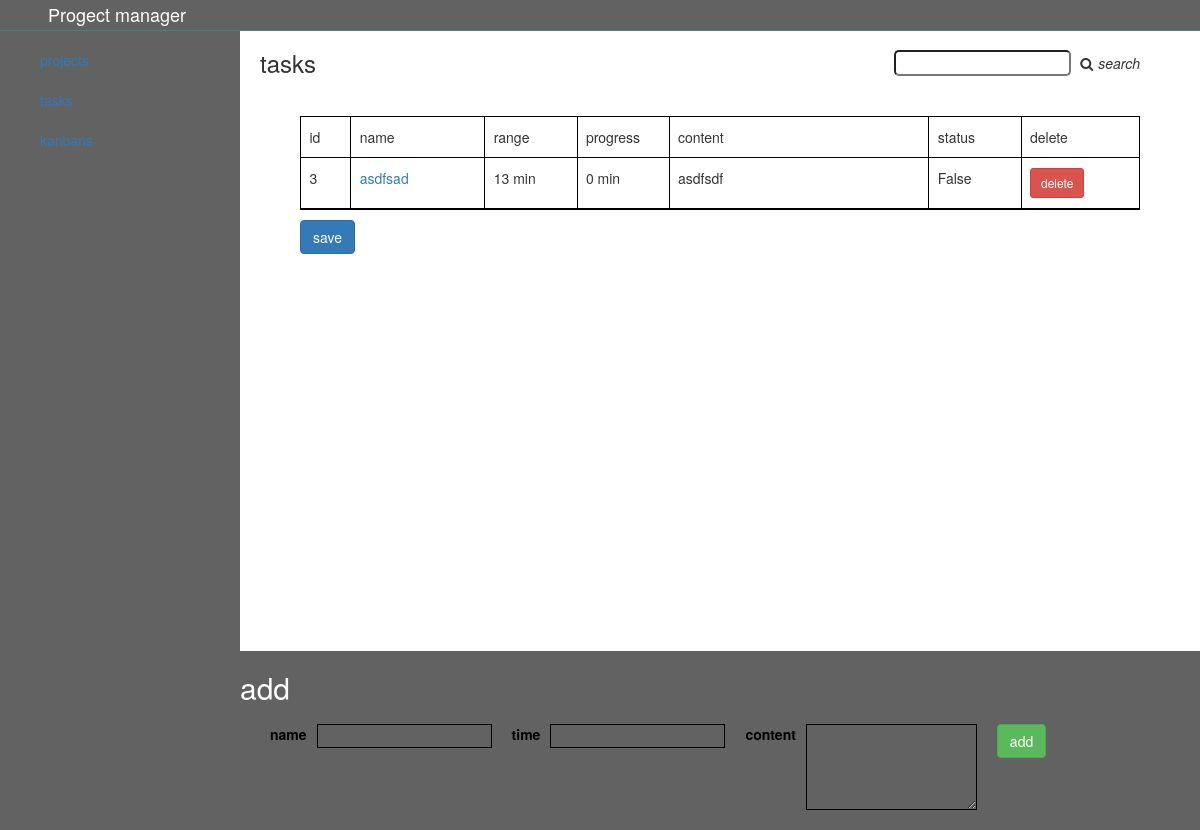
The page /taskHub/5 on the database as committed earlier.
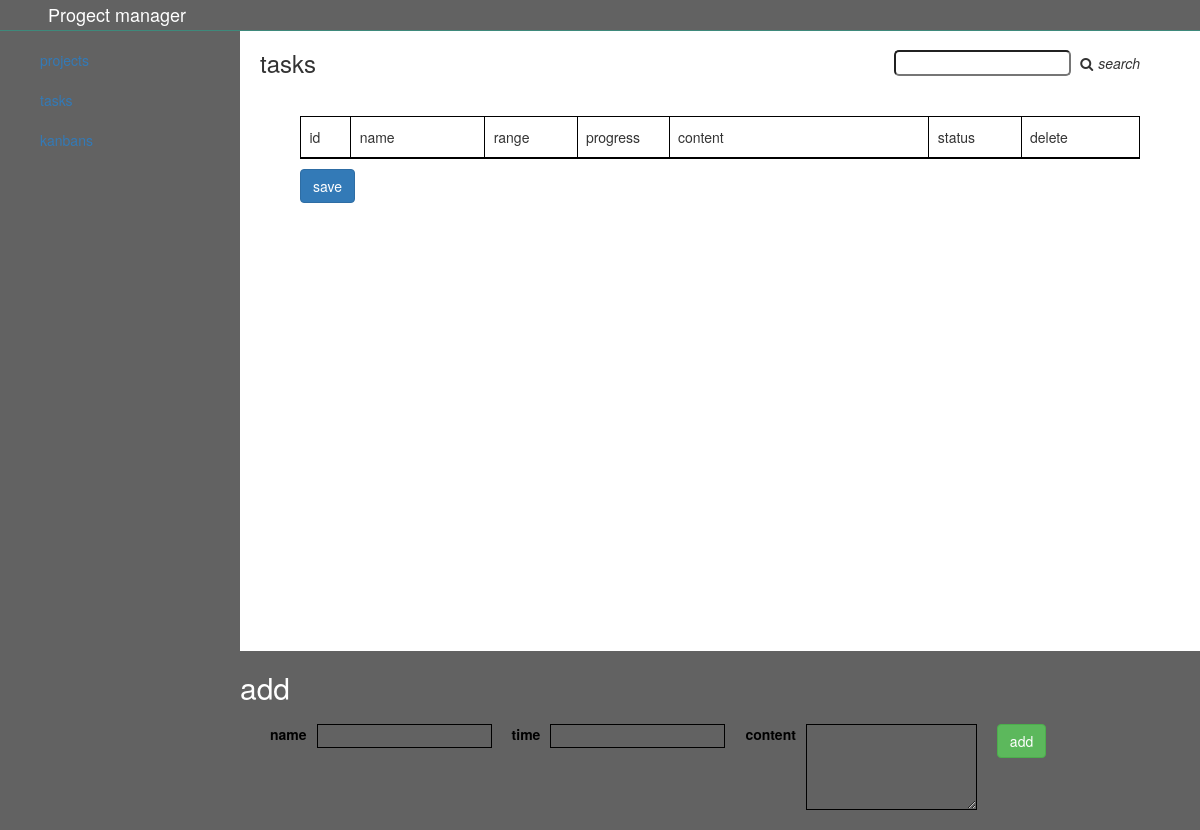
The same page on the database as committed later.
### app.py (models this page shows, shortened)
class Task(db.Model):
    id = db.Column(db.Integer, primary_key=True)
    name = db.Column(db.String(1000), nullable=False)
    content = db.Column(db.String(1000),nullable=False)
    t_range = db.Column(db.Integer, nullable=False)
    progress = db.Column(db.Integer, nullable=False, default=0)
    date = db.Column(db.DateTime,default=datetime.utcnow)
    status = db.Column(db.Boolean, default=False)
    hub_id = db.Column(db.Integer, db.ForeignKey('taskhub.id'), nullable= False)

### app.py (the view)
@app.route('/taskHub/<int:id>', methods = ['GET','POST'])
def taskHub(id):
    if Taskhub.query.get(id):
        tasks = Taskhub.query.get(id).tasks
    else:
        tasks = ''
    return render_template('taskhub.html', tasks=tasks, id = id)

### templates/taskhub.html
{% extends 'base.html' %}
{% block body %}
<div class="main">
    <div class="taskhub-header">
        <h3>tasks</h3>
        <div class="search">
            <input type="text" class="taskName">
            <i class="fa fa-search"></i><i>search</i>
        </div>
    </div>
    <div class="tasks">
        <form method='post' action='/saveTask/{{id}}'>
            <ul>
                <li>
                    <p class="no">id</p>
                    <p class="name">name</p>
                    <p class="range">range</p>
                    <p class="pro">progress</p>
                    <p class="content">content</p>
                    <p class="status">status</p>
                    <p class="delete">delete</p>
                </li>
                {% for task in tasks%}
                <li {% if task.status == True %} class='success'{% endif %}>
                    <p class="no">{{ task.id }}</p>
                    <p class="name"><a href="/task/{{task.id}}">{{ task.name }}</a></p>
                    <p class="range">{{ task.t_range }} min</p>
                    <p class="pro">{{ task.progress }} min</p>
                    <p class="content">{{ task.content }}</p>
                    <p class="status">{{ task.status }}</p>
                    <p class="delete">
                        <a href="/deleteTask/{{task.id}}" class="btn btn-danger btn-sm">delete</a>
                    </p>
                </li>
                {% endfor %}
            </ul>
            <div>
                <button class="btn btn-primary" type='submit'> save </button>
            </div>
        </form>
    </div>
    <div class="addTask">
       <h2>add</h2>
        <form method='post' action='/addTask/{{id}}'>
            <div>
                <label for="name">name</label>
                <input id='name' type="text" name='name' class="taskName">
            </div>
            <div>
                <label for="t_range">time</label>
                <input id='t_range' type="number" name='t_range' class="taskName">
            </div>
            <div>
                <label for="content">content</label>
                <textarea name="content" id="content" rows="4"></textarea>
            </div>
            <div>
                <button type='submit' class="btn btn-success">add</button>
            </div>
        </form>
    </div>
</div>
</div>
{% endblock %}

### templates/base.html (shortened to what this page needs)
<!doctype html>
<html lang="en">
<head>
    <link rel="stylesheet" href="../static/lib/bootstrap/css/bootstrap.css">
    <link rel="stylesheet" href="../static/lib/font-awesome/css/font-awesome.min.css">
    <link rel="stylesheet" href="../static/css/style.css">
</head>
<body>
        <header>
            <h2>Progect manager</h2>
        </header>
        <div class="main-cont">
            <div class="dashboard">
                <ul>
                    <li><a href="/">projects</a></li>
                    <li><a href="/">tasks</a></li>
                    <li><a href="/">kanbans</a></li>
                </ul>
            </div>
{% block body %}
{% endblock %}
</body>
</html>

### static/css/style.css (style rules this page uses)
header { margin-bottom: 30px; }
header h2 { margin: 0; padding: 5px 4%; font-size: 18px; position: fixed; left: 0; top: 0; width: 100%; background: #626262; color: white; border-bottom: 1px solid #3e897b; z-index: 1; }
.main-cont { display: flex; }
.main-cont .dashboard { width: 20%; background: #626262; height: 100vh; }
.main-cont .dashboard ul { list-style: none; position: fixed; height: 100%; left: 0; width: 20%; background: #626262; height: 100vh; }
.main-cont .dashboard ul li { margin: 20px 0; }
.main-cont .main { width: 80% }
.main-cont .main h3 { margin: 0; padding: 20px; }
.main-cont .main ul { list-style: none; border: 1px solid black; padding: 0; margin: 10px 30px; }
.main-cont .main ul li { display: flex; border-bottom: 1px solid black; }
.main-cont .main ul li p { margin: 0; padding: 10px 0; margin-left: 1%; }
.main-cont .main ul li .no { width: 5%; border-right: 1px solid black; }
.main-cont .main ul li .name { width: 15% !important; border-right: 1px solid black; }
.main-cont .main ul li .pro { width: 10% !important; border-right: 1px solid black; }
.main-cont .main ul li .content { width: 30% !important; border-right: 1px solid black; }
.main-cont .main ul li .status { width: 10% !important; border-right: 1px solid black; }
.main-cont .main ul li .range { width: 10% !important; border-right: 1px solid black; }
.main-cont .main ul li .delete { width: 10%; }
.main-cont form { margin: 20px 30px; }
.main .taskhub-header { display: flex; align-items: center; justify-content: space-between; }
.main .search { margin-right: 60px; }
.main .search input { border-radius: 5px; }
.main .search i { margin-left: 5px; }
.main .tasks form div { margin-left: 30px; }
.main .addTask { position: fixed; bottom: 0; background: #626262; width: 100%; }
.main .addTask h2 { color: white; }
.main .addTask form { display: flex; color: black; }
.main .addTask form div { display: flex; align-items: flex-start; margin-right: 20px; }
.main .addTask form div input, textarea { margin-left: 10px; background: #626262; border: 1px solid black }

Rows that differ between the two databases and show on the page:
removed Task: id "3", name "asdfsad", t_range "13", progress "0", content "asdfsdf", status "False"
